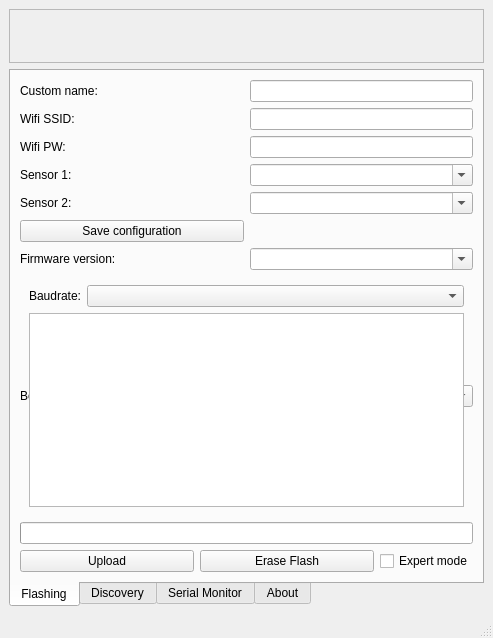
<?xml version="1.0" encoding="UTF-8"?>
<ui version="4.0">
 <class>MainWindow</class>
 <widget class="QMainWindow" name="MainWindow">
  <property name="geometry">
   <rect>
    <x>0</x>
    <y>0</y>
    <width>493</width>
    <height>600</height>
   </rect>
  </property>
  <property name="sizePolicy">
   <sizepolicy hsizetype="Preferred" vsizetype="Minimum">
    <horstretch>0</horstretch>
    <verstretch>0</verstretch>
   </sizepolicy>
  </property>
  <property name="windowTitle">
   <string>Sensor.Community - Airrohr Flasher (v{version})</string>
  </property>
  <property name="windowIcon">
   <iconset>
    <normaloff>../assets/logo.png</normaloff>../assets/logo.png</iconset>
  </property>
  <widget class="QWidget" name="centralwidget">
   <property name="sizePolicy">
    <sizepolicy hsizetype="Expanding" vsizetype="Minimum">
     <horstretch>0</horstretch>
     <verstretch>0</verstretch>
    </sizepolicy>
   </property>
   <layout class="QVBoxLayout" name="verticalLayout">
    <item>
     <widget class="QFrame" name="globalMessage">
      <property name="frameShape">
       <enum>QFrame::StyledPanel</enum>
      </property>
      <property name="frameShadow">
       <enum>QFrame::Raised</enum>
      </property>
      <layout class="QVBoxLayout" name="verticalLayout_2">
       <item>
        <widget class="QLabel" name="globalMessageTitle">
         <property name="font">
          <font>
           <weight>75</weight>
           <bold>true</bold>
          </font>
         </property>
         <property name="text">
          <string/>
         </property>
        </widget>
       </item>
       <item>
        <widget class="QLabel" name="globalMessageText">
         <property name="text">
          <string/>
         </property>
         <property name="openExternalLinks">
          <bool>true</bool>
         </property>
        </widget>
       </item>
      </layout>
     </widget>
    </item>
    <item>
     <widget class="QTabWidget" name="tabWidget">
      <property name="layoutDirection">
       <enum>Qt::LeftToRight</enum>
      </property>
      <property name="tabPosition">
       <enum>QTabWidget::South</enum>
      </property>
      <property name="currentIndex">
       <number>0</number>
      </property>
      <widget class="QWidget" name="programmingTab">
       <property name="sizePolicy">
        <sizepolicy hsizetype="Preferred" vsizetype="Fixed">
         <horstretch>0</horstretch>
         <verstretch>0</verstretch>
        </sizepolicy>
       </property>
       <attribute name="title">
        <string>Flashing</string>
       </attribute>
       <layout class="QGridLayout" name="gridLayout_2" rowstretch="0,0,0,0,0,0,0,1">
        <item row="6" column="0">
         <widget class="QLabel" name="label_2">
          <property name="text">
           <string>Firmware version:</string>
          </property>
         </widget>
        </item>
        <item row="8" column="0" colspan="2">
         <widget class="QProgressBar" name="progressBar"/>
        </item>
        <item row="6" column="1">
         <widget class="QComboBox" name="versionBox">
          <property name="sizePolicy">
           <sizepolicy hsizetype="MinimumExpanding" vsizetype="Fixed">
            <horstretch>0</horstretch>
            <verstretch>0</verstretch>
           </sizepolicy>
          </property>
          <property name="editable">
           <bool>true</bool>
          </property>
         </widget>
        </item>
        
        <item row="10" column="0" colspan="2">
         <layout class="QHBoxLayout" name="horizontalLayout">
          <item>
           <widget class="QPushButton" name="uploadButton">
            <property name="sizePolicy">
             <sizepolicy hsizetype="Expanding" vsizetype="Fixed">
              <horstretch>0</horstretch>
              <verstretch>0</verstretch>
             </sizepolicy>
            </property>
            <property name="text">
             <string>Upload</string>
            </property>
           </widget>
          </item>
          <item>
            <widget class="QPushButton" name="eraseButton">
            <property name="sizePolicy">
              <sizepolicy hsizetype="Expanding" vsizetype="Fixed">
              <horstretch>0</horstretch>
              <verstretch>0</verstretch>
              </sizepolicy>
            </property>
            <property name="text">
              <string>Erase Flash</string>
            </property>
            </widget>
          </item>
          <item>
           <widget class="QCheckBox" name="expertModeBox">
            <property name="text">
             <string>Expert mode</string>
            </property>
            <property name="checkable">
             <bool>true</bool>
            </property>
           </widget>
          </item>
         </layout>
        </item>


        <item row="0" column="1">
         <widget class="QLineEdit" name="customName">
          <property name="sizePolicy">
           <sizepolicy hsizetype="MinimumExpanding" vsizetype="Fixed">
            <horstretch>0</horstretch>
            <verstretch>0</verstretch>
           </sizepolicy>
          </property>
         </widget>
        </item>
        <item row="0" column="0">
         <widget class="QLabel" name="label">
          <property name="text">
           <string>Custom name:</string>
          </property>
         </widget>
        </item>


        <item row="1" column="1">
         <widget class="QLineEdit" name="wifiSSID">
          <property name="sizePolicy">
           <sizepolicy hsizetype="MinimumExpanding" vsizetype="Fixed">
            <horstretch>0</horstretch>
            <verstretch>0</verstretch>
           </sizepolicy>
          </property>
         </widget>
        </item>
        <item row="1" column="0">
         <widget class="QLabel" name="label">
          <property name="text">
           <string>Wifi SSID:</string>
          </property>
         </widget>
        </item>

        <item row="2" column="1">
         <widget class="QLineEdit" name="wifiPW">
          <property name="sizePolicy">
           <sizepolicy hsizetype="MinimumExpanding" vsizetype="Fixed">
            <horstretch>0</horstretch>
            <verstretch>0</verstretch>
           </sizepolicy>
          </property>
         </widget>
        </item>
        <item row="2" column="0">
         <widget class="QLabel" name="label">
          <property name="text">
           <string>Wifi PW:</string>
          </property>
         </widget>
        </item>

        <item row="3" column="0">
         <widget class="QLabel" name="label">
          <property name="text">
           <string>Sensor 1:</string>
          </property>
         </widget>
        </item>
        <item row="3" column="1">
         <widget class="QComboBox" name="sensor1Box">
          <property name="sizePolicy">
           <sizepolicy hsizetype="MinimumExpanding" vsizetype="Fixed">
            <horstretch>0</horstretch>
            <verstretch>0</verstretch>
           </sizepolicy>
          </property>
          <property name="editable">
           <bool>true</bool>
          </property>
         </widget>
        </item>

        <item row="4" column="0">
         <widget class="QLabel" name="label">
          <property name="text">
           <string>Sensor 2:</string>
          </property>
         </widget>
        </item>
        <item row="4" column="1">
         <widget class="QComboBox" name="sensor2Box">
          <property name="sizePolicy">
           <sizepolicy hsizetype="MinimumExpanding" vsizetype="Fixed">
            <horstretch>0</horstretch>
            <verstretch>0</verstretch>
           </sizepolicy>
          </property>
          <property name="editable">
           <bool>true</bool>
          </property>
         </widget>
        </item>

        <item row="5" column="0">
         <widget class="QPushButton" name="wifiButton">
          <property name="sizePolicy">
           <sizepolicy hsizetype="MinimumExpanding" vsizetype="Fixed">
            <horstretch>0</horstretch>
            <verstretch>0</verstretch>
           </sizepolicy>
          </property>
           <property name="text">
             <string>Save configuration</string>
            </property>
         </widget>
        </item>

        <item row="7" column="1">
         <widget class="QComboBox" name="boardBox">
          <property name="sizePolicy">
           <sizepolicy hsizetype="MinimumExpanding" vsizetype="Fixed">
            <horstretch>0</horstretch>
            <verstretch>0</verstretch>
           </sizepolicy>
          </property>
         </widget>
        </item>
        <item row="7" column="0">
         <widget class="QLabel" name="label">
          <property name="text">
           <string>Board:</string>
          </property>
         </widget>
        </item>

        <item row="7" column="0" colspan="2">
         <widget class="QWidget" name="expertForm" native="true">
          <property name="sizePolicy">
           <sizepolicy hsizetype="Preferred" vsizetype="Expanding">
            <horstretch>0</horstretch>
            <verstretch>0</verstretch>
           </sizepolicy>
          </property>
          <layout class="QFormLayout" name="formLayout_2">
           <item row="0" column="0">
            <widget class="QLabel" name="label_3">
             <property name="text">
              <string>Baudrate:</string>
             </property>
            </widget>
           </item>
           <item row="0" column="1">
            <widget class="QComboBox" name="comboBox">
             <property name="sizePolicy">
              <sizepolicy hsizetype="Expanding" vsizetype="Minimum">
               <horstretch>0</horstretch>
               <verstretch>0</verstretch>
              </sizepolicy>
             </property>
            </widget>
           </item>
           <item row="1" column="0" colspan="2">
            <widget class="QTextBrowser" name="textBrowser">
             <property name="sizePolicy">
              <sizepolicy hsizetype="Expanding" vsizetype="Expanding">
               <horstretch>0</horstretch>
               <verstretch>1</verstretch>
              </sizepolicy>
             </property>
            </widget>
           </item>
          </layout>
         </widget>
        </item>
       </layout>
      </widget>
      <widget class="QWidget" name="discoveryTab">
       <attribute name="title">
        <string>Discovery</string>
       </attribute>
       <layout class="QGridLayout" name="gridLayout">
        <item row="3" column="0" colspan="2">
         <widget class="QListWidget" name="discoveryList"/>
        </item>
        <item row="4" column="0" colspan="2">
         <widget class="QLabel" name="label_5">
          <property name="font">
           <font>
            <italic>true</italic>
           </font>
          </property>
          <property name="text">
           <string>Double-click to open configuration page.</string>
          </property>
          <property name="alignment">
           <set>Qt::AlignRight|Qt::AlignTrailing|Qt::AlignVCenter</set>
          </property>
         </widget>
        </item>
        <item row="1" column="0">
         <widget class="QLabel" name="label_4">
          <property name="sizePolicy">
           <sizepolicy hsizetype="Expanding" vsizetype="Preferred">
            <horstretch>0</horstretch>
            <verstretch>0</verstretch>
           </sizepolicy>
          </property>
          <property name="text">
           <string>Sensors detected in local network:</string>
          </property>
         </widget>
        </item>
        <item row="1" column="1">
         <widget class="QPushButton" name="discoveryRefreshButton">
          <property name="text">
           <string>Refresh</string>
          </property>
         </widget>
        </item>
       </layout>
      </widget>
      <widget class="QWidget" name="serialTab">
       <attribute name="title">
        <string>Serial Monitor</string>
       </attribute>
       <layout class="QGridLayout" name="gridLayout_4">
        <item row="2" column="0">
         <widget class="QTextEdit" name="serialTextEdit"/>
        </item>
        <item row="0" column="0">
         <widget class="QLabel" name="label_9">
          <property name="text">
           <string>In case of sensor issues, Serial Monitor can be used to review logs sent by the sensor over USB cable.</string>
          </property>
          <property name="wordWrap">
           <bool>true</bool>
          </property>
         </widget>
        </item>
        <item row="1" column="0">
         <widget class="QPushButton" name="serialConnectButton">
          <property name="text">
           <string>Connect</string>
          </property>
          <property name="checkable">
           <bool>true</bool>
          </property>
         </widget>
        </item>
       </layout>
      </widget>
      <widget class="QWidget" name="aboutTab">
       <attribute name="title">
        <string>About</string>
       </attribute>
       <layout class="QGridLayout" name="gridLayout_3">
        <property name="spacing">
         <number>12</number>
        </property>
        <item row="1" column="1">
         <widget class="QLabel" name="buildLabel">
          <property name="font">
           <font>
            <weight>50</weight>
            <bold>false</bold>
           </font>
          </property>
          <property name="text">
           <string>&lt;b&gt;Sensor.Community Airrohr Flasher&lt;/b&gt;&lt;br/&gt;Build {build_id}</string>
          </property>
         </widget>
        </item>
        <item row="1" column="0">
         <widget class="QLabel" name="label_6">
          <property name="maximumSize">
           <size>
            <width>64</width>
            <height>64</height>
           </size>
          </property>
          <property name="text">
           <string/>
          </property>
          <property name="pixmap">
           <pixmap>../assets/logo.png</pixmap>
          </property>
          <property name="scaledContents">
           <bool>true</bool>
          </property>
         </widget>
        </item>
        <item row="2" column="0" colspan="2">
         <widget class="QLabel" name="label_8">
          <property name="text">
           <string>&lt;html&gt;&lt;head/&gt;&lt;body&gt;&lt;p&gt;Developed by &lt;a href=&quot;https://inf.re/&quot;&gt;&lt;span style=&quot; text-decoration: underline; color:#0000ff;&quot;&gt;Piotr Dobrowolski&lt;/span&gt;&lt;/a&gt;.&lt;/p&gt;&lt;p&gt;This software is released under the terms of MIT license. No warranty is provided.&lt;/p&gt;&lt;p&gt;For newest release see: &lt;a href=&quot;https://d.inf.re/luftdaten/&quot;&gt;&lt;span style=&quot; text-decoration: underline; color:#0000ff;&quot;&gt;https://d.inf.re/luftdaten/&lt;/span&gt;&lt;/a&gt;&lt;/p&gt;&lt;/body&gt;&lt;/html&gt;</string>
          </property>
          <property name="textFormat">
           <enum>Qt::RichText</enum>
          </property>
          <property name="alignment">
           <set>Qt::AlignLeading|Qt::AlignLeft|Qt::AlignTop</set>
          </property>
          <property name="wordWrap">
           <bool>true</bool>
          </property>
          <property name="openExternalLinks">
           <bool>true</bool>
          </property>
         </widget>
        </item>
       </layout>
      </widget>
     </widget>
    </item>
   </layout>
  </widget>
  <widget class="QMenuBar" name="menubar">
   <property name="geometry">
    <rect>
     <x>0</x>
     <y>0</y>
     <width>493</width>
     <height>20</height>
    </rect>
   </property>
  </widget>
  <widget class="QStatusBar" name="statusbar"/>
 </widget>
 <resources/>
 <connections/>
</ui>
